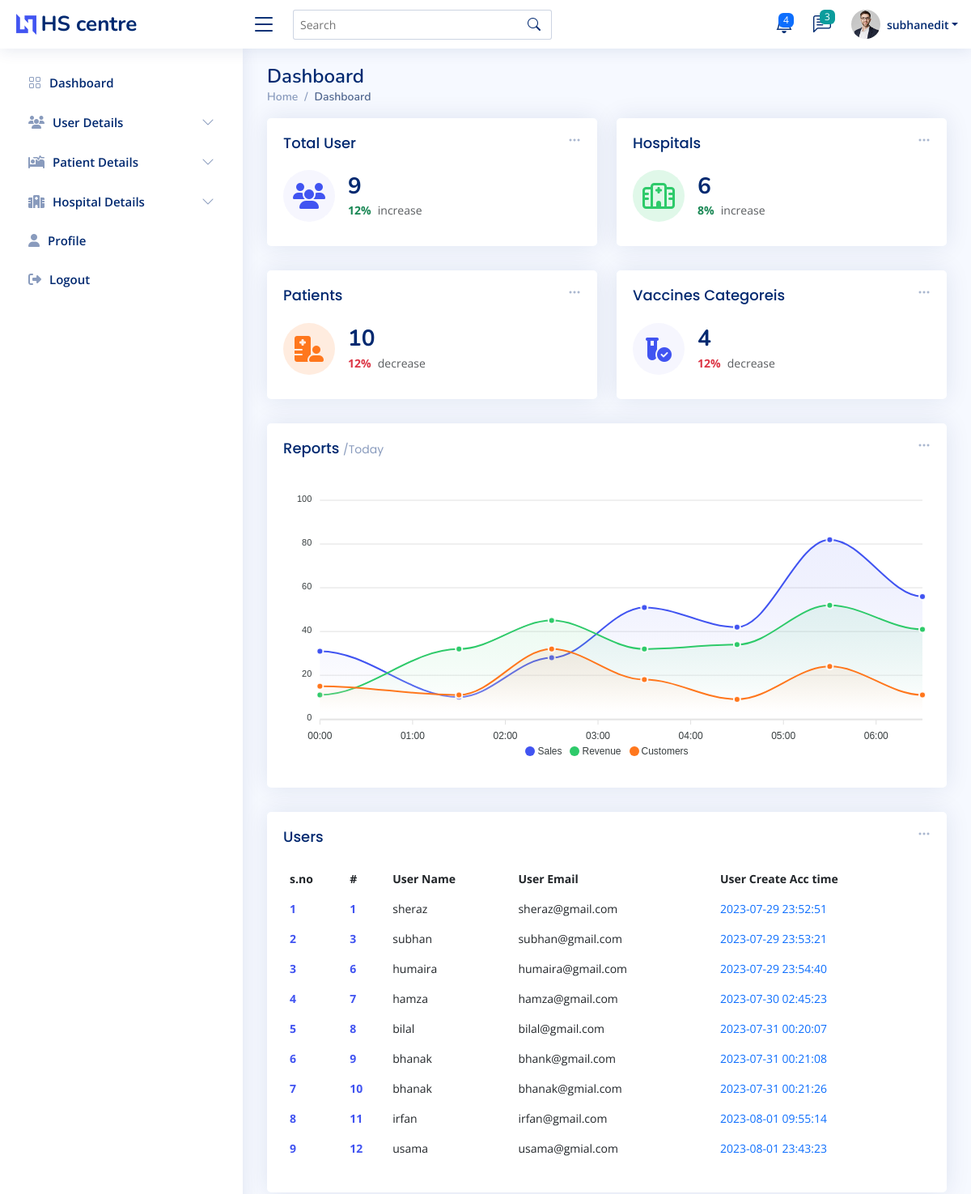
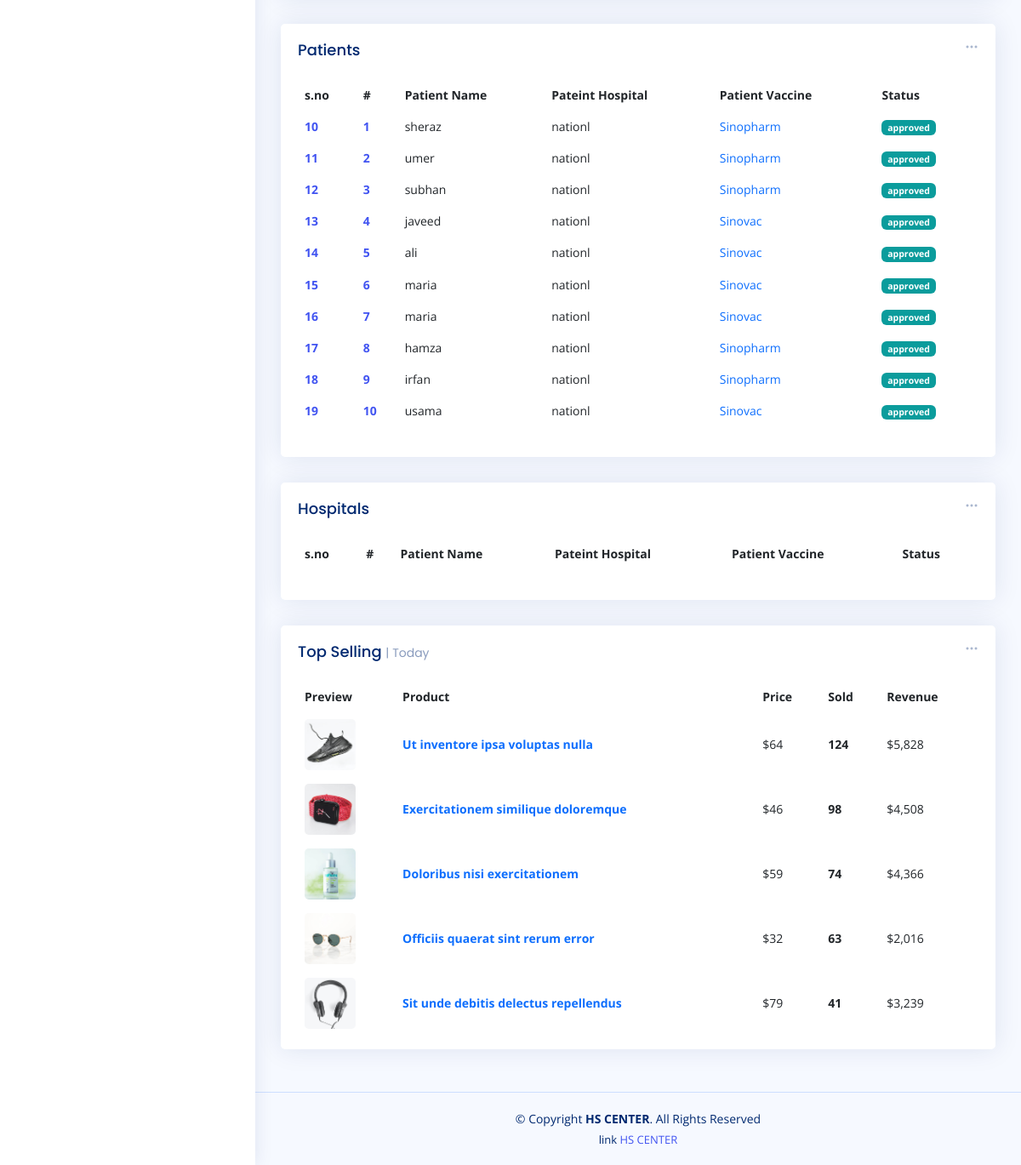
Page /admin-index.php (signed in) on the committed database (2 pictures, top to bottom).
### tables this page shows
CREATE TABLE `user` (
  `id` int(11) NOT NULL,
  `name` varchar(255) NOT NULL,
  `email` varchar(255) NOT NULL,
  `cnic` varchar(255) NOT NULL,
  `password` varchar(255) NOT NULL,
  `time` datetime NOT NULL DEFAULT current_timestamp()
);

CREATE TABLE `reg_patient` (
  `patient_id` int(11) NOT NULL,
  `patient_name` varchar(200) NOT NULL,
  `patient_email` varchar(200) NOT NULL,
  `patient_phone` varchar(255) NOT NULL,
  `patient_cnic` varchar(255) NOT NULL,
  `patient_age` varchar(22) NOT NULL,
  `patient_select_hos` varchar(222) NOT NULL,
  `patient_gender` varchar(222) NOT NULL,
  `patient_vacc` varchar(222) NOT NULL,
  `patient_app_day` varchar(222) NOT NULL,
  `patient_status` varchar(222) NOT NULL
);

### admin-index.php (the view, shortened to what this page needs)
<?php
require 'conn.php';
$fetch_userQ = "SELECT * FROM `user`";
$fetch_user = mysqli_query($conn,$fetch_userQ);
$totalUser = mysqli_num_rows($fetch_user);
$fetch_HospitalQ = "SELECT * FROM `reg_hospital`";
$fetch_Hospital = mysqli_query($conn,$fetch_HospitalQ);
$totalHospital = mysqli_num_rows($fetch_Hospital);
$fetch_PatientQ = "SELECT * FROM `reg_patient`";
$fetch_Patient = mysqli_query($conn,$fetch_PatientQ);
$totalPatient = mysqli_num_rows($fetch_Patient);
$fetch_vaccineQ = "SELECT * FROM `vaccine`";
$fetch_vaccine = mysqli_query($conn,$fetch_vaccineQ);
$totalvaccine = mysqli_num_rows($fetch_vaccine);
?>
<!DOCTYPE html>
<html lang="en">
<head>
  <?php require './component/_admin_link.php'?>
</head>
<body>
<?php require './component/_admin_nav.php';?>
  <main id="main" class="main " >
    <div class="pagetitle ">
      <h1>Dashboard</h1>
      <nav>
        <ol class="breadcrumb">
          <li class="breadcrumb-item"><a href="admin-index.php">Home</a></li>
          <li class="breadcrumb-item active">Dashboard</li>
        </ol>
      </nav>
    </div>
    <section class="section dashboard ">
      <div class="row ">
        <div class="col-lg-12">
          <div class="row ">
            <div class="col-xxl-4 col-md-6  w-50">
              <div class="card info-card sales-card">
                <div class="filter">
                  <a class="icon" href="#" data-bs-toggle="dropdown"><i class="bi bi-three-dots"></i></a>
                </div>
                <div class="card-body">
                  <h5 class="card-title">Total User</h5>
                  <div class="d-flex align-items-center">
                    <div class="card-icon rounded-circle d-flex align-items-center justify-content-center">
                    <i class="fa-solid fa-users"></i>
                    </div>
                    <div class="ps-3">
                      <h6><?=$totalUser?></h6>
                      <span class="text-success small pt-1 fw-bold">12%</span> <span class="text-muted small pt-2 ps-1">increase</span>
                    </div>
                  </div>
                </div>
              </div>
            </div>
            <div class="col-xxl-4 col-md-6  w-50">
              <div class="card info-card revenue-card">
                <div class="filter">
                  <a class="icon" href="#" data-bs-toggle="dropdown"><i class="bi bi-three-dots"></i></a>
                </div>
                <div class="card-body">
                  <h5 class="card-title">Hospitals<span></span></h5>
                  <div class="d-flex align-items-center">
                    <div class="card-icon rounded-circle d-flex align-items-center justify-content-center">
                    <i class="fa-regular fa-hospital"></i>
                    </div>
                    <div class="ps-3">
                      <h6><?=$totalHospital?></h6>
                      <span class="text-success small pt-1 fw-bold">8%</span> <span class="text-muted small pt-2 ps-1">increase</span>
                    </div>
                  </div>
                </div>
              </div>
            </div>
<div class="col-xxl-4 col-xl-12 w-50">
<div class="card info-card customers-card">
  <div class="filter">
    <a class="icon" href="#" data-bs-toggle="dropdown"><i class="bi bi-three-dots"></i></a>
  </div>
  <div class="card-body">
    <h5 class="card-title">Patients </h5>
    <div class="d-flex align-items-center">
      <div class="card-icon rounded-circle d-flex align-items-center justify-content-center">
      <i class="fa-solid fa-hospital-user"></i>
      </div>
      <div class="ps-3">
        <h6><?=$totalPatient?></h6>
        <span class="text-danger small pt-1 fw-bold">12%</span> <span class="text-muted small pt-2 ps-1">decrease</span>
      </div>
    </div>
  </div>
</div>
</div>
<div class="col-xxl-4 col-xl-12 w-50">
<div class="card info-card sales-card">
  <div class="filter">
    <a class="icon" href="#" data-bs-toggle="dropdown"><i class="bi bi-three-dots"></i></a>
  </div>
  <div class="card-body">
    <h5 class="card-title">Vaccines Categoreis </h5>
    <div class="d-flex align-items-center">
      <div class="card-icon rounded-circle d-flex align-items-center justify-content-center">
      <i class="fa-solid fa-vial-circle-check"></i>
      </div>
      <div class="ps-3">
        <h6><?=$totalvaccine?></h6>
        <span class="text-danger small pt-1 fw-bold">12%</span> <span class="text-muted small pt-2 ps-1">decrease</span>
      </div>
    </div>
  </div>
</div>
</div>
            <div class="col-12 ">
              <div class="card">
                <div class="filter">
                  <a class="icon" href="#" data-bs-toggle="dropdown"><i class="bi bi-three-dots"></i></a>
                </div>
                <div class="card-body">
                  <h5 class="card-title">Reports <span>/Today</span></h5>
                  <div id="reportsChart"></div>
                </div>
              </div>
            </div>
            <div class="col-12" >
              <div class="card recent-sales overflow-auto">
                <div class="filter">
                  <a class="icon" href="#" data-bs-toggle="dropdown"><i class="bi bi-three-dots"></i></a>
                </div>
                <div class="card-body">
                  <h5 class="card-title">Users</h5>
                  <table class="table table-borderless datatable" id="dowload_pdf">
                    <thead>
                      <tr>
                        <th scope="col">s.no</th>
                        <th scope="col">#</th>
                        <th scope="col">User Name</th>
                        <th scope="col">User Email</th>
                        <th scope="col">User Create Acc time</th>
                      </tr>
                    </thead>
                    <tbody>
                    <?php
                    if($totalUser > 0){
                      while($User_data = mysqli_fetch_assoc($fetch_user)){
                        $i+=1;
                          echo '<tr>
                          <th scope="row"><a href="#">'.$i.'</a></th>
                          <th scope="row"><a href="#">'.$User_data['id'].'</a></th>
                          <td>'.$User_data['name'].'</td>
                          <td>'.$User_data['email'].'</td>
                          <td><a href="#" class="text-primary">'.$User_data['time'].'</a></td>
                        </tr>';
                        }
                    }
                    ?>
                    </tbody>
                  </table>
                </div>
              </div>
            </div>
            <div class="col-12" >
              <div class="card recent-sales overflow-auto">
                <div class="filter">
                  <a class="icon" href="#" data-bs-toggle="dropdown"><i class="bi bi-three-dots"></i></a>
                </div>
                <div class="card-body">
                  <h5 class="card-title">Patients </h5>
                  <table class="table table-borderless datatable" id="dowload_pdf">
                    <thead>
                      <tr>
                        <th scope="col">s.no</th>
                        <th scope="col">#</th>
                        <th scope="col">Patient Name</th>
                        <th scope="col">Pateint Hospital</th>
                        <th scope="col">Patient Vaccine</th>
                        <th scope="col">Status</th>
                      </tr>
                    </thead>
                    <tbody>
                    <?php
                    if($totalPatient > 0){
                      while($patient_data = mysqli_fetch_assoc($fetch_Patient)){
                        $i+=1;
                        if($patient_data['patient_status'] == 'Approved' || $patient_data['patient_status'] == 'approved'){
                          echo '<tr>
                          <th scope="row"><a href="#">'.$i.'</a></th>
                          <th scope="row"><a href="#">'.$patient_data['patient_id'].'</a></th>
                          <td>'.$patient_data['patient_name'].'</td>
                          <td>'.$patient_data['patient_select_hos'].'</td>
                          <td><a href="#" class="text-primary">'.$patient_data['patient_vacc'].'</a></td>
                          <td><span class="badge bg-success">'.$patient_data['patient_status'].'</span></td>
                        </tr>';
                        }
                        }
                    }
                    ?>
                    </tbody>
                  </table>
                </div>
              </div>
            </div>
            <div class="col-12" >
              <div class="card recent-sales overflow-auto">
                <div class="filter">
                  <a class="icon" href="#" data-bs-toggle="dropdown"><i class="bi bi-three-dots"></i></a>
                </div>
                <div class="card-body">
                  <h5 class="card-title">Hospitals</h5>
                  <table class="table table-borderless datatable" id="dowload_pdf">
                    <thead>
                      <tr>
                        <th scope="col">s.no</th>
                        <th scope="col">#</th>
                        <th scope="col">Patient Name</th>
                        <th scope="col">Pateint Hospital</th>
                        <th scope="col">Patient Vaccine</th>
                        <th scope="col">Status</th>
                      </tr>
                    </thead>
                  </table>
                </div>
              </div>
            </div>
            <div class="col-12 ">
              <div class="card top-selling overflow-auto">
                <div class="filter">
                  <a class="icon" href="#" data-bs-toggle="dropdown"><i class="bi bi-three-dots"></i></a>
                </div>
                <div class="card-body pb-0">
                  <h5 class="card-title">Top Selling <span>| Today</span></h5>
                  <table class="table table-borderless">
                    <thead>
                      <tr>
                        <th scope="col">Preview</th>
                        <th scope="col">Product</th>
                        <th scope="col">Price</th>
                        <th scope="col">Sold</th>
                        <th scope="col">Revenue</th>
                      </tr>
                    </thead>
                    <tbody>
                      <tr>
                        <th scope="row"><a href="#"><img src="assets/img/product-1.jpg" alt=""></a></th>
                        <td><a href="#" class="text-primary fw-bold">Ut inventore ipsa voluptas nulla</a></td>
                        <td>$64</td>
                        <td class="fw-bold">124</td>
                        <td>$5,828</td>
                      </tr>
                      <tr>
                        <th scope="row"><a href="#"><img src="assets/img/product-2.jpg" alt=""></a></th>
                        <td><a href="#" class="text-primary fw-bold">Exercitationem similique doloremque</a></td>
                        <td>$46</td>
                        <td class="fw-bold">98</td>
                        <td>$4,508</td>
                      </tr>
                      <tr>
                        <th scope="row"><a href="#"><img src="assets/img/product-3.jpg" alt=""></a></th>
                        <td><a href="#" class="text-primary fw-bold">Doloribus nisi exercitationem</a></td>
                        <td>$59</td>
                        <td class="fw-bold">74</td>
                        <td>$4,366</td>
                      </tr>
                      <tr>
                        <th scope="row"><a href="#"><img src="assets/img/product-4.jpg" alt=""></a></th>
                        <td><a href="#" class="text-primary fw-bold">Officiis quaerat sint rerum error</a></td>
                        <td>$32</td>
                        <td class="fw-bold">63</td>
                        <td>$2,016</td>
                      </tr>
                      <tr>
                        <th scope="row"><a href="#"><img src="assets/img/product-5.jpg" alt=""></a></th>
                        <td><a href="#" class="text-primary fw-bold">Sit unde debitis delectus repellendus</a></td>
                        <td>$79</td>
                        <td class="fw-bold">41</td>
                        <td>$3,239</td>
                      </tr>
                    </tbody>
                  </table>
                </div>
              </div>
            </div>
          </div>
        </div>
      </div>
    </section>
  </main>
  <?php require './component/_admin_footer.php'?>
</body>
</html>

### assets_admin/css/style.css (style rules this page uses)
:root { scroll-behavior: smooth; }
body { font-family: "Open Sans", sans-serif; background: #f6f9ff; color: #444444; }
a { color: #4154f1; text-decoration: none; }
h1, h2, h3, h4, h5, h6 { font-family: "Nunito", sans-serif; }
#main { margin-top: 60px; padding: 20px 30px; transition: all 0.3s; }
.pagetitle { margin-bottom: 10px; }
.pagetitle h1 { font-size: 24px; margin-bottom: 0; font-weight: 600; color: #012970; }
.card { margin-bottom: 30px; border: none; border-radius: 5px; box-shadow: 0px 0 30px rgba(1, 41, 112, 0.1); }
.card-title { padding: 20px 0 15px 0; font-size: 18px; font-weight: 500; color: #012970; font-family: "Poppins", sans-serif; }
.card-title span { color: #899bbd; font-size: 14px; font-weight: 400; }
.card-body { padding: 0 20px 20px 20px; }
.breadcrumb { font-size: 14px; font-family: "Nunito", sans-serif; color: #899bbd; font-weight: 600; }
.breadcrumb a { color: #899bbd; transition: 0.3s; }
.breadcrumb .breadcrumb-item::before { color: #899bbd; }
.breadcrumb .active { color: #51678f; font-weight: 600; }
@media (min-width: 1200px) { #main, #footer { margin-left: 300px; } }
.dashboard .filter { position: absolute; right: 0px; top: 15px; }
.dashboard .filter .icon { color: #aab7cf; padding-right: 20px; padding-bottom: 5px; transition: 0.3s; font-size: 16px; }
.dashboard .info-card { padding-bottom: 10px; }
.dashboard .info-card h6 { font-size: 28px; color: #012970; font-weight: 700; margin: 0; padding: 0; }
.dashboard .card-icon { font-size: 32px; line-height: 0; width: 64px; height: 64px; flex-shrink: 0; flex-grow: 0; }
.dashboard .sales-card .card-icon { color: #4154f1; background: #f6f6fe; }
.dashboard .revenue-card .card-icon { color: #2eca6a; background: #e0f8e9; }
.dashboard .customers-card .card-icon { color: #ff771d; background: #ffecdf; }
.dashboard .recent-sales { font-size: 14px; }
.dashboard .recent-sales .table thead { background: #f6f6fe; }
.dashboard .recent-sales .table thead th { border: 0; }
.dashboard .top-selling { font-size: 14px; }
.dashboard .top-selling .table thead { background: #f6f6fe; }
.dashboard .top-selling .table thead th { border: 0; }
.dashboard .top-selling .table tbody td { vertical-align: middle; }
.dashboard .top-selling img { border-radius: 5px; max-width: 60px; }

### component/_admin_nav.php (style rules this page uses)
.bg-success { background-color: rgb(11, 156, 156) !important; }

### rows in the picture
user: id "1", name "sheraz", email "sheraz@gmail.com", time "2023-07-29 23:52:51"
user: id "3", name "subhan", email "subhan@gmail.com", time "2023-07-29 23:53:21"
user: id "6", name "humaira", email "humaira@gmail.com", time "2023-07-29 23:54:40"
user: id "7", name "hamza", email "hamza@gmail.com", time "2023-07-30 02:45:23"
user: id "8", name "bilal", email "bilal@gmail.com", time "2023-07-31 00:20:07"
user: id "9", name "bhanak", email "bhank@gmail.com", time "2023-07-31 00:21:08"
user: id "10", name "bhanak", email "bhanak@gmial.com", time "2023-07-31 00:21:26"
user: id "11", name "irfan", email "irfan@gmail.com", time "2023-08-01 09:55:14"
user: id "12", name "usama", email "usama@gmial.com", time "2023-08-01 23:43:23"
reg_patient: patient_id "1", patient_name "sheraz", patient_select_hos "nationl", patient_vacc "Sinopharm", patient_status "approved"
reg_patient: patient_id "2", patient_name "umer", patient_select_hos "nationl", patient_vacc "Sinopharm", patient_status "approved"
reg_patient: patient_id "3", patient_name "subhan", patient_select_hos "nationl", patient_vacc "Sinopharm", patient_status "approved"
reg_patient: patient_id "4", patient_name "javeed", patient_select_hos "nationl", patient_vacc "Sinovac", patient_status "approved"
reg_patient: patient_id "5", patient_name "ali", patient_select_hos "nationl", patient_vacc "Sinovac", patient_status "approved"
reg_patient: patient_id "6", patient_name "maria", patient_select_hos "nationl", patient_vacc "Sinovac", patient_status "approved"
reg_patient: patient_id "7", patient_name "maria", patient_select_hos "nationl", patient_vacc "Sinovac", patient_status "approved"
reg_patient: patient_id "8", patient_name "hamza", patient_select_hos "nationl", patient_vacc "Sinopharm", patient_status "approved"
reg_patient: patient_id "9", patient_name "irfan", patient_select_hos "nationl", patient_vacc "Sinopharm", patient_status "approved"
reg_patient: patient_id "10", patient_name "usama", patient_select_hos "nationl", patient_vacc "Sinovac", patient_status "approved"

### other values in the picture
$_SESSION['admin_name'] "subhanedit"
$totalUser "9"
$totalHospital "6"
$totalPatient "10"
$totalvaccine "4"
